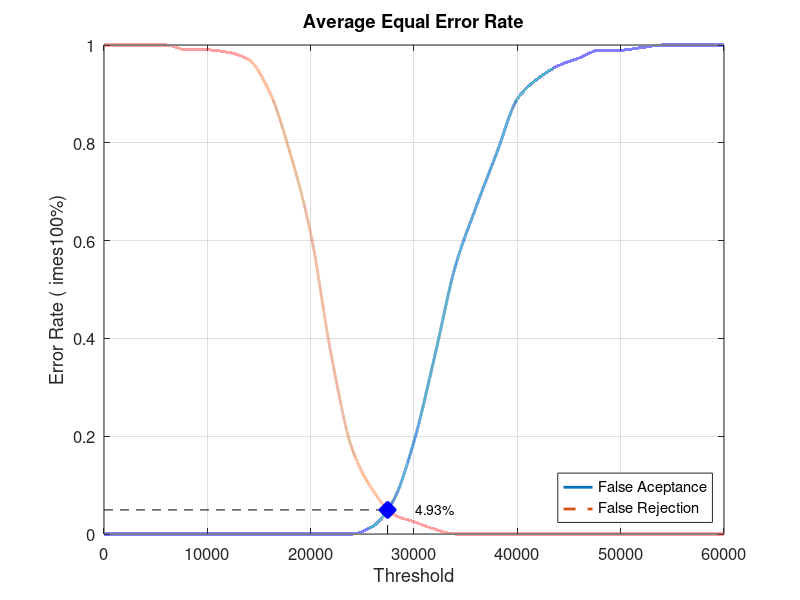
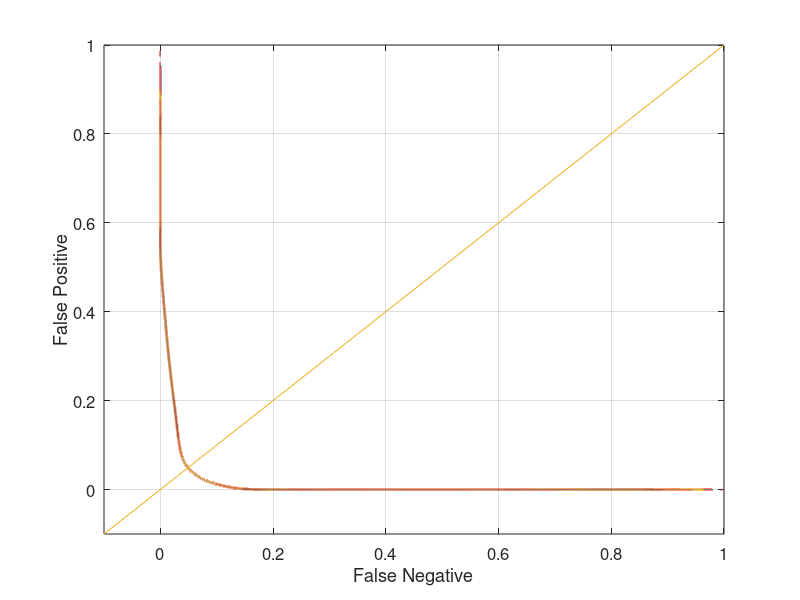

These figures' MATLAB source, in order:
close all;
clear;
clc;
x = 0:2000:60000;
xq = 0:0.5:60000;

y0 = [0 0 0 0 0 0 0 0 0 0 0 0 0 0.0157895 0.0684211 0.189474 0.363158 0.547368 0.668421 0.778947 0.889474 0.931579 0.957895 0.973684 0.989474 0.989474 0.994737 1 1 1 1]
yy0 = interp1(x, y0, xq, 'pchip');
y1 = [1 1 1 1 0.99 0.99 0.985 0.97 0.905 0.78 0.615 0.365 0.175 0.09 0.04 0.025 0.01 0 0 0 0 0 0 0 0 0 0 0 0 0 0]
yy1 = interp1(x, y1, xq, 'pchip');

% Calculating EER: 
y2 = abs(y0 - y1);
find(y2 == min(y2))
yy2 = abs(yy0 - yy1);
xEER = find(yy2 == min(yy2));
xEERIndex = xq(xEER) % X-axis EER
yEER = yy0(xEER) % Y-axis EER

main = figure
plot(xq, yy0,'-','LineWidth', 2);	hold on
plot(xq, yy1,'--','LineWidth', 2);	hold on
plot([xEERIndex xEERIndex], [0 yEER], 'k--');	hold on
plot([0 xEERIndex], [yEER yEER], 'k--');	hold on
plot(xEERIndex, yEER, 'bx', 'LineWidth', 10);	hold on
text(xEERIndex + 10 * xEERIndex / 100, yEER, [num2str(round((10000 * yEER)) / 100) '%'])
legend('False Aceptance', 'False Rejection', 'Location', 'SouthEast')
xlabel('Threshold')
ylabel('Error Rate (	imes100%)')
title('Average Equal Error Rate')
set(gca, 'FontSize', 12)
axis([0 60000 0 1])
grid on

print(main, 'Database5_1Main', '-dpng');
FNRxFPR = figure('Color', [1 1 1]);
plot(yy1, yy0, '-', yy1, yy0, 'LineWidth', 2);
hold on
y = -0.1:0.1:1
plot(y, y); 
set(gca, 'FontSize', 12)
xlabel('False Negative')
ylabel('False Positive')
axis([-0.1 1 -0.1 1])
set(gca, 'FontSize', 12)
grid on

print(FNRxFPR, 'Database5_1FNRxFPR','-dpng');
